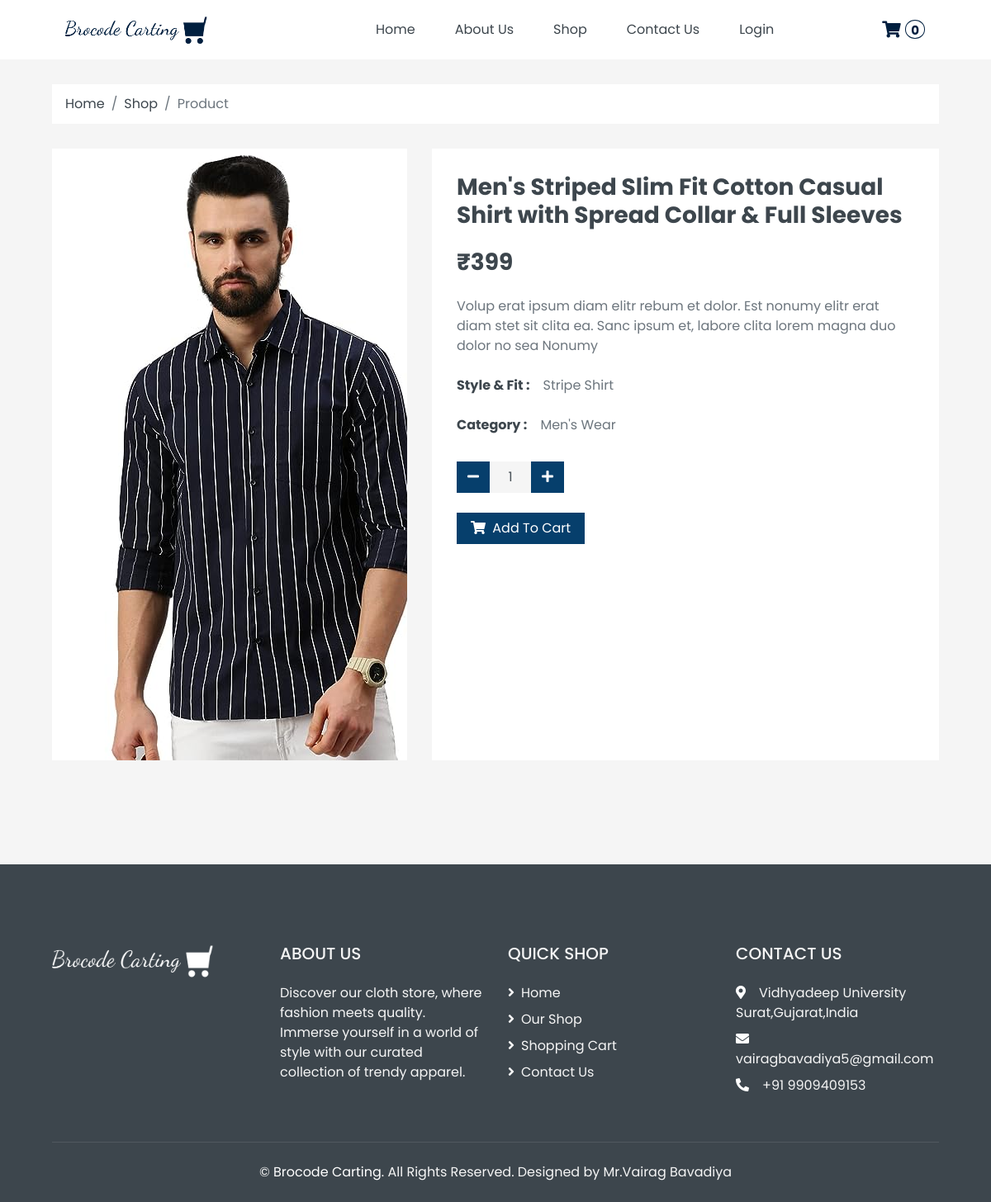
Screenshot of /product.php?id=57 with the database file from the repository.
### tables this page shows
CREATE TABLE `product` (
  `id` int(20) NOT NULL,
  `category_id` int(20) NOT NULL,
  `variants_id` int(20) NOT NULL,
  `attribute_id` int(20) NOT NULL,
  `p_name` varchar(200) NOT NULL,
  `p_image` longtext DEFAULT NULL,
  `p_description` longtext NOT NULL,
  `stock` int(50) NOT NULL,
  `price` int(50) NOT NULL,
  `created_by` int(20) DEFAULT NULL,
  `updated_by` int(20) DEFAULT NULL,
  `created_at` datetime DEFAULT NULL,
  `updated_at` datetime DEFAULT NULL,
  `is_active` tinyint(1) NOT NULL,
  `is_delete` tinyint(1) DEFAULT NULL
);

CREATE TABLE `variants` (
  `id` int(20) NOT NULL,
  `var_name` varchar(50) NOT NULL,
  `created_at` datetime DEFAULT NULL,
  `updated_at` datetime DEFAULT NULL,
  `created_by` int(20) DEFAULT NULL,
  `updated_by` int(20) DEFAULT NULL,
  `is_active` tinyint(1) NOT NULL,
  `is_delete` tinyint(1) DEFAULT NULL
);

CREATE TABLE `attribute` (
  `id` int(20) NOT NULL,
  `variants_id` int(20) NOT NULL,
  `attribute_name` varchar(50) NOT NULL,
  `attribute_image` longtext DEFAULT NULL,
  `created_by` int(20) DEFAULT NULL,
  `updated_by` int(20) DEFAULT NULL,
  `created_at` datetime DEFAULT NULL,
  `updated_at` datetime DEFAULT NULL,
  `is_active` tinyint(1) NOT NULL,
  `is_delete` tinyint(1) DEFAULT NULL
);

CREATE TABLE `category` (
  `id` int(20) NOT NULL,
  `category_name` varchar(50) NOT NULL,
  `category_description` longtext NOT NULL,
  `image` longtext DEFAULT NULL,
  `created_by` int(50) DEFAULT NULL,
  `updated_by` int(50) DEFAULT NULL,
  `created_at` datetime NOT NULL,
  `updated_at` datetime NOT NULL,
  `is_active` tinyint(1) NOT NULL,
  `is_delete` tinyint(1) DEFAULT NULL
);

### product.php (the view, shortened to what this page needs)
<?php
require("header.php");
$id = $_GET['id'];
$sql = "SELECT p.id,p.category_id,p.attribute_id,p.variants_id,p.p_name,p.p_image,p.p_description,p.price,p.stock,c.category_name,v.var_name,a.attribute_name from product as p,variants as v,attribute as a,category as c where p.id = " . $id . " and p.category_id = c.id and p.variants_id = v.id and p.attribute_id = a.id";
$result = $conn->query($sql);
$row = mysqli_fetch_assoc($result);
?>
<div class="container-fluid">
    <div class="row px-xl-5">
        <div class="col-12">
            <nav class="breadcrumb bg-light mb-30">
                <a class="breadcrumb-item text-dark" href="index.php">Home</a>
                <a class="breadcrumb-item text-dark" href="shop.php">Shop</a>
                <span class="breadcrumb-item active">Product</span>
            </nav>
        </div>
    </div>
</div>
<div class="container-fluid pb-5">
    <div class="row px-xl-5">
        <div class="col-lg-5 mb-30">
            <div id="product-carousel single-product" class="carousel" data-ride="carousel">
                <div class="carousel-inner bg-light">
                    <div class="carousel-item active text-center">
                        <img class="" src="/e-commerce/admin/products/<?php echo $row['p_image']; ?>" alt="Image">
                    </div>
                </div>
            </div>
        </div>
        <div class="col-lg-7 h-auto mb-30">
            <div class="h-100 bg-light p-30">
                <h3><?php echo $row['p_name']; ?></h3>
                <h3 class="font-weight-semi-bold mb-4"><?php echo '₹' . $row['price']; ?></h3>
                <p class="mb-4">Volup erat ipsum diam elitr rebum et dolor. Est nonumy elitr erat diam stet sit
                    clita ea. Sanc ipsum et, labore clita lorem magna duo dolor no sea
                    Nonumy</p>
                <div class="d-flex mb-3">
                    <strong class="text-dark mr-3"><?php echo $row['var_name'] ?> :</strong>
                    <label for="size-1"><?php echo $row['attribute_name'] ?></label>
                </div>
                <div class="d-flex mb-3">
                    <strong class="text-dark mr-3">Category :</strong>
                    <label for="size-1"><?php echo $row['category_name'] ?></label>
                </div>
                <form method="post" class="product-cart-action">
                    <div class="d-flex align-items-center mb-4 pt-2">
                        <div class="input-group quantity mr-3" style="width: 130px;">
                            <div class="input-group-btn">
                                <button class="btn text-white custom-dark-btn btn-minus">
                                    <i class="fa fa-minus"></i>
                                </button>
                            </div>
                            <input type="text" class="qty form-control bg-secondary border-0 text-center" value="1" name="product_qty">
                            <div class="input-group-btn">
                                <button class="btn text-white custom-dark-btn btn-plus">
                                    <i class="fa fa-plus"></i>
                                </button>
                            </div>
                        </div>
                    </div>
                    <div class="d-flex mb-4">
                        <button class="btn text-white custom-dark-btn px-3 add-to-cart" data-product="<?php echo $row['id']; ?>">
                            <i class="fa fa-shopping-cart mr-1"></i> Add To Cart
                        </button>
                    </div>
                </form>
            </div>
        </div>
    </div>
</div>
<?php require("footer.php"); ?>

### header.php (style rules this page uses)
.custom-dark-btn { background-color: #063f6c; }

### rows the page displays
product: p_image (picture), p_name "Men's Striped Slim Fit Cotton Casual Shirt with Spread Collar & Full Sleeves", price "399", variants.var_name "Style & Fit", attribute.attribute_name "Stripe Shirt", category.category_name "Men's Wear"

### other values shown
$total "0"
